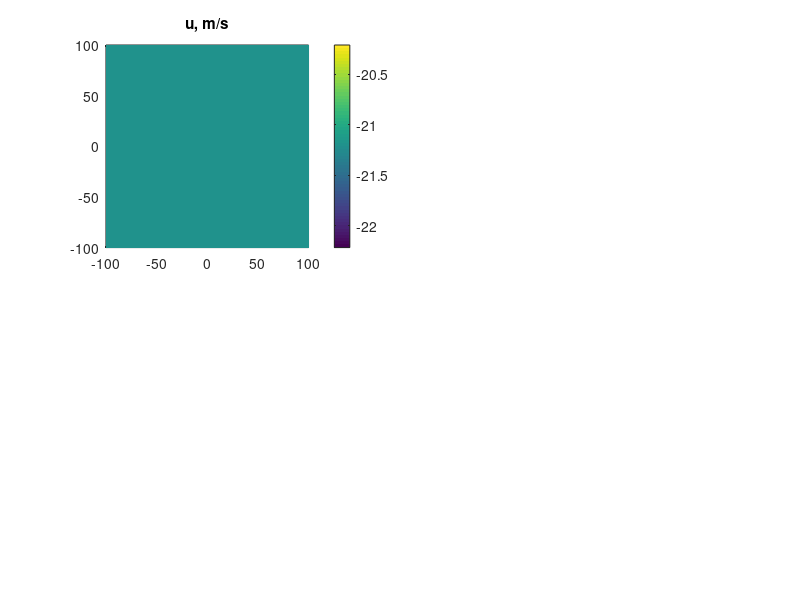

The MATLAB source for this figure: (Note: this script raises an error after producing the figure.)
%% test_advection_weno.m
%% Author: Timothy Williams
%% Date:   20140821, 12:22:17 CEST
clear;

%%testing:
ii = 51;
jj = 51;
dx = 4e3;%m
dy = 4e3;%m
%%
xm = (ii+1)/2*dx;
ym = (jj+1)/2*dy;
xx = -xm+dx*(1:ii)';
yy = -ym+dy*(1:jj)';
%
[Y,X] = meshgrid(yy,xx);
R     = sqrt(X.^2+Y.^2);
Theta = atan2(Y,X);

s1.nx       = ii;
s1.ny       = jj;
s1.scuy     = 0*X+dy;
s1.scvx     = 0*X+dx;
s1.scp2     = s1.scuy.*s1.scvx;
s1.scp2i    = 1./s1.scp2;
s1.LANDMASK = 0*X;
grid_prams  = s1;
clear s1;

OPT   = 1;
CFL   = .4;

if OPT==1
   uc          = 30;%const speed m/s
   xc          = 2*xm/3;
   %theta       = 180;%deg straight across
   theta       = 135;%deg
   u           = 0*X+uc*cos(pi/180*theta);
   v           = 0*X+uc*sin(pi/180*theta);
   h           = 0*X;
   h(X>xc) = 1;
   %%
   dt          = CFL*dx/uc;
   nt          = 2*xm/(uc*dt);
elseif OPT==2
   uc          = 30;%const speed m/s
   xc          = 2*xm/3;
   u           = -uc*X/xm;
   v           = 0*X;
   h           = 0*X;
   h(X>xc) = 1;
   %%
   dt          = CFL*dx/uc;
   nt          = 2*xm/(uc*dt);
elseif OPT==3
   Rm    = xm/3;
   Ym    = ym/12;
   %%
   h        = 0*X;
   jwave    = find((R<Rm)&(X<=0));%%lhs of pacman
   h(jwave) = 1;
   jwave    = find((R<Rm)&(X>0)&(abs(Y)>Ym));%%rhs of pacman
   h(jwave) = 1;
   %%
   angrot   = (1/20)*pi/180;%%radian/s
   u        = 0*X;
   v        = 0*X;
   juv      = find(R<(Rm*1.45));
   u(juv)   = -Y(juv).*angrot;
   v(juv)   =  X(juv).*angrot;
   %%
   %%
   max_speed   = Rm*angrot
   dt          = CFL*dx/max_speed
   nt          = round(2*pi/(angrot*dt))
   dtheta      = dt*angrot;
end

if 1%%plot u,v,h
   subplot(2,2,1);
   ax = pcolor(X/1e3,Y/1e3,u);
   set(ax, 'EdgeColor', 'none');
   colorbar;
   daspect([1 1 1]);
   ttl   = title('u, m/s');
   GEN_font(ttl);
   GEN_proc_fig('x, km','y, km');
   %%
   subplot(2,2,2);
   ax = pcolor(X/1e3,Y/1e3,v);
   set(ax, 'EdgeColor', 'none');
   colorbar;
   daspect([1 1 1]);
   ttl   = title('v, m/s');
   GEN_font(ttl);
   GEN_proc_fig('x, km','y, km');
   %%
   subplot(2,2,3);
   %[C,H] = contour(X,Y,h,[1,1]);
   [C,H] = contour(X,Y,h,[0,0]);
   nc    = C(2,1);
   x1    = C(1,(1:nc)+1);
   y1    = C(2,(1:nc)+1);
   %%
   [C,H] = contour(X,Y,h,[1,1]);
   nc    = C(2,1);
   x2    = C(1,(1:nc)+1);
   y2    = C(2,(1:nc)+1);
   %%
   cla;
   ax = pcolor(X/1e3,Y/1e3,h);
   set(ax, 'EdgeColor', 'none');
   caxis([0 2]);
   colorbar;
   daspect([1 1 1]);
   ttl   = title('h(0), m');
   GEN_font(ttl);
   GEN_proc_fig('x, km','y, km');
   %%
   if OPT==3
      hold on;
      plot(x1/1e3,y1/1e3,'r');
      plot(x2/1e3,y2/1e3,'m');
      hold off;
   end
   %%
   subplot(2,2,4);
   ax = pcolor(X/1e3,Y/1e3,h);
   set(ax, 'EdgeColor', 'none');
   colorbar;
   caxis([0 2]);
   daspect([1 1 1]);
   ttl   = title('h(t), m');
   GEN_font(ttl);
   GEN_proc_fig('x, km','y, km');
   %%
   if OPT==3
      hold on;
      plot(x1/1e3,y1/1e3,'r');
      plot(x2/1e3,y2/1e3,'m');
      hold off;
   end
   GEN_pause;
end


for n = 1:nt
   [n,nt]
   %h     = waveadv_weno(h,u,v,scuy,scvx,scp2i,scp2,dt,LANDMASK);
   h     = waveadv_weno(h,u,v,grid_prams,dt);
   hmax  = max(h(:))
   %%
   subplot(2,2,4);
   ax = pcolor(X/1e3,Y/1e3,h);
   set(ax, 'EdgeColor', 'none');
   colorbar;
   caxis([0 2]);
   daspect([1 1 1]);
   ttl   = title('h(t), m');
   GEN_font(ttl);
   GEN_proc_fig('x, km','y, km');

   if OPT==1
      x1 = xc+uc*cos(pi*theta/180)*n*dt;
      y1 = -ym+uc*sin(pi*theta/180)*n*dt
      x2 = xm+uc*cos(pi*theta/180)*n*dt;
      hold on;
      plot(x1/1e3+0*yy(yy>y1),yy(yy>y1)/1e3,'r');
      plot(x2/1e3+0*yy(yy>y1),yy(yy>y1)/1e3,'r');
      plot([x1,x2]/1e3,y1/1e3*[1 1],'r');
      if 1
         y3 = 0*xx;
         y3((xx>=x1)&(xx<=x2))   = ym/2;
         plot(xx/1e3,y3/1e3,'k');
         plot(xx/1e3,h(:,46)*ym/2/1e3,'--k');
      end
      hold off;

   elseif OPT==3
      hold on;
      x3 = x1*cos(n*dtheta)-y1*sin(n*dtheta);
      y3 = y1*cos(n*dtheta)+x1*sin(n*dtheta);
      plot(x3/1e3,y3/1e3,'r');
      x4 = x2*cos(n*dtheta)-y2*sin(n*dtheta);
      y4 = y2*cos(n*dtheta)+x2*sin(n*dtheta);
      plot(x4/1e3,y4/1e3,'m');
      hold off;
   end
   pause(.1);
end
